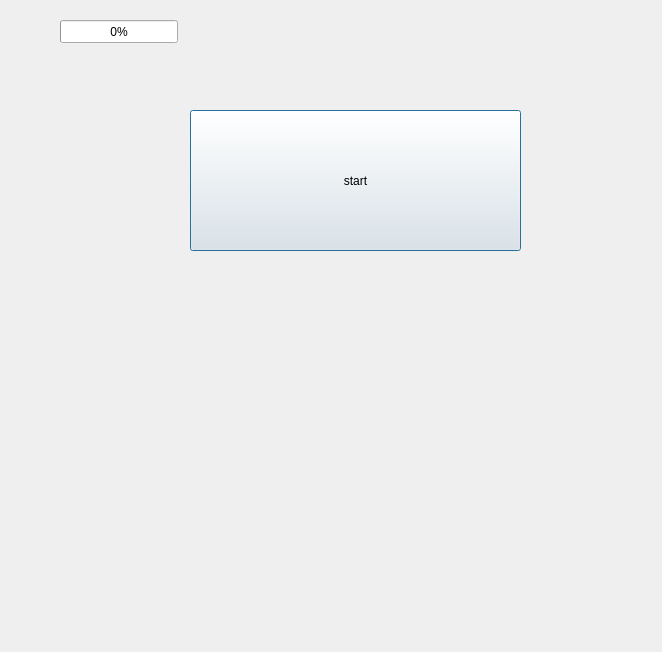
<?xml version="1.0" encoding="UTF-8"?>
<ui version="4.0">
 <class>ArpDialog</class>
 <widget class="QDialog" name="ArpDialog">
  <property name="geometry">
   <rect>
    <x>0</x>
    <y>0</y>
    <width>662</width>
    <height>652</height>
   </rect>
  </property>
  <property name="windowTitle">
   <string>Dialog</string>
  </property>
  <widget class="QPushButton" name="pushButton">
   <property name="geometry">
    <rect>
     <x>190</x>
     <y>110</y>
     <width>331</width>
     <height>141</height>
    </rect>
   </property>
   <property name="text">
    <string>start</string>
   </property>
  </widget>
  <widget class="QProgressBar" name="progressBar">
   <property name="geometry">
    <rect>
     <x>60</x>
     <y>20</y>
     <width>118</width>
     <height>23</height>
    </rect>
   </property>
   <property name="value">
    <number>0</number>
   </property>
  </widget>
 </widget>
 <resources/>
 <connections/>
</ui>
